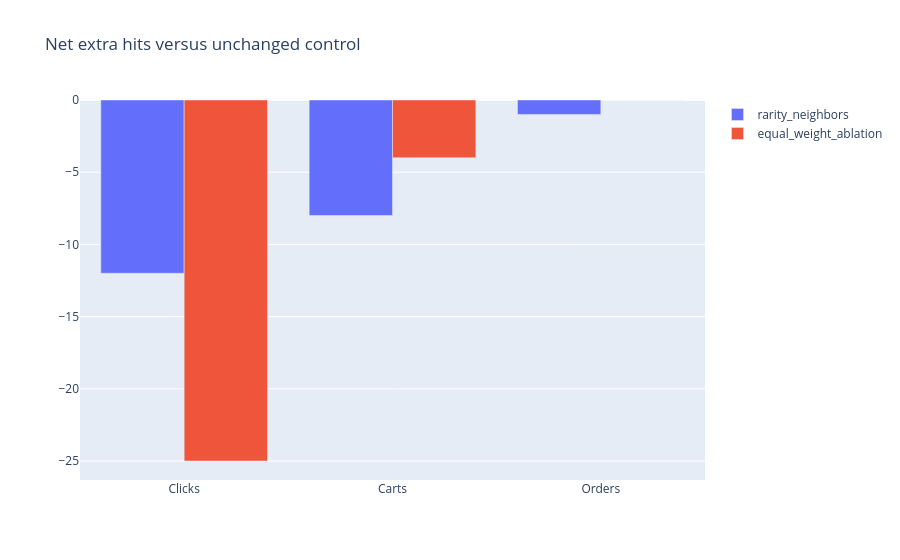

Source (notebook cell):
### Markdown cell above
## 3 · Exact changes in target hits

### Code cell
f=go.Figure()
for a in arms[1:]:f.add_trace(go.Bar(name=a,x=['Clicks','Carts','Orders'],y=[result['comparisons'][a+'_minus_control_shared']['net_extra_hits'][k] for k in ['clicks','carts','orders']]))
f.update_layout(title='Net extra hits versus unchanged control',barmode='group');emit(f)

### Figure 1 — Plotly figure (JSON) as saved in the notebook; plotly's stock layout.template omitted (floating-point values rounded to 4 significant figures)
{"data": [{"name": "rarity_neighbors", "type": "bar", "x": ["Clicks", "Carts", "Orders"], "y": [-12, -8, -1]}, {"name": "equal_weight_ablation", "type": "bar", "x": ["Clicks", "Carts", "Orders"], "y": [-25, -4, 0]}], "layout": {"barmode": "group", "title": {"text": "Net extra hits versus unchanged control"}}}
